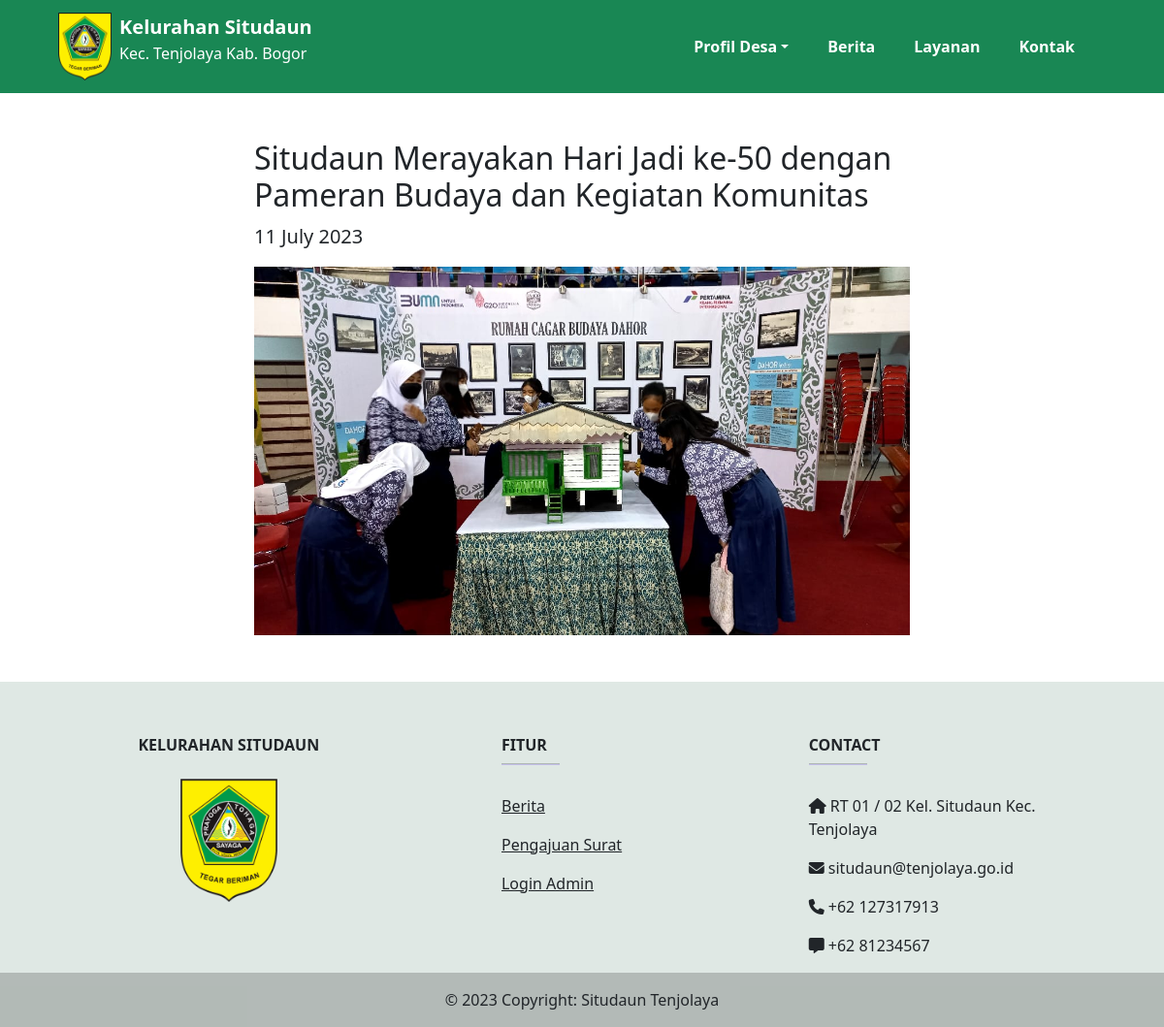
The app's page /lihat-berita.php?slug=situdaun-merayakan-hari-jadi-ke-50-dengan-pameran-budaya-dan-kegiatan-komunitas with its own data.
### tables this page shows
CREATE TABLE `berita` (
  `id` int(11) NOT NULL,
  `slug` varchar(300) NOT NULL,
  `judul` varchar(350) NOT NULL,
  `teks_pembuka` text NOT NULL,
  `konten` text NOT NULL,
  `gambar` varchar(120) NOT NULL,
  `created_at` timestamp NOT NULL DEFAULT current_timestamp()
);

### process/show-berita.php (called while the page is built)
<?php
include 'database.php';
$slug = $_GET['slug'];
$result = mysqli_query($conn, "SELECT * FROM berita WHERE slug = '$slug'");
$result = mysqli_fetch_assoc($result);

### lihat-berita.php (the view, shortened to what this page needs)
<?php
include 'process/show-berita.php'
?>
<!DOCTYPE html>
<html lang="en">
<head>
    <link rel="stylesheet" href="css/bootstrap.min.css">
    <link href="//cdn.quilljs.com/1.3.6/quill.snow.css" rel="stylesheet">
</head>
<body>
    <?php
    include("navbar.php");
    ?>
    <div class="container col-md-7 mx-auto mt-5">
        <div class="w-100">
            <div>
                <h1 class="fs-2"><?= $result['judul']; ?></h1>
                <p class="fs-5">
                    <?php
                    echo strftime("%d %B %Y", strtotime($result['created_at']));
                    ?>
                </p>
            </div>
            <div>
                <img src="img/uploads/<?= $result['gambar']; ?>" class="img-fluid w-100" alt="thumbnail">
            </div>
        </div>
    </div>
    <?php
    include 'footer.php'
    ?>
</body>

### records on screen
berita: judul "Situdaun Merayakan Hari Jadi ke-50 dengan Pameran Budaya dan Kegiatan Komunitas", created_at "11 July 2023", gambar (picture)
